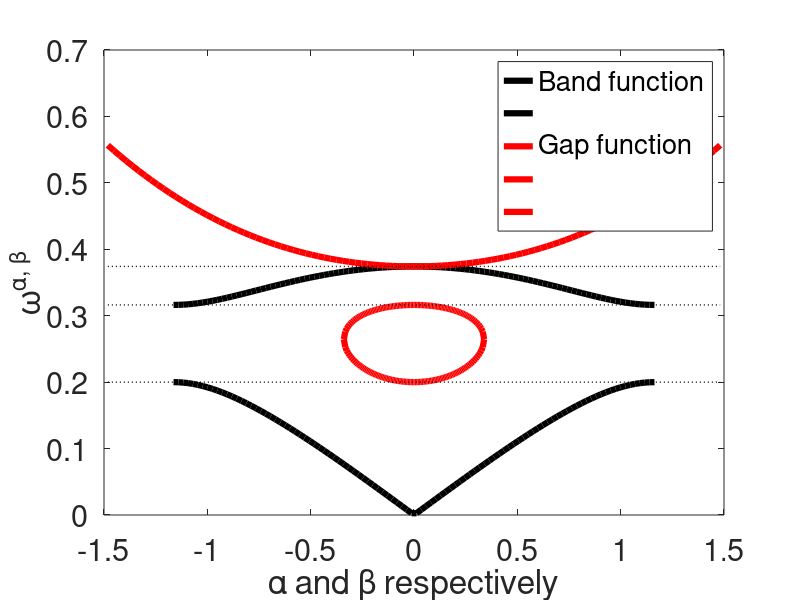

Write MATLAB code to recreate this figure.
%{
    ----------------------------------------------------------------
    Author(s):    [Erik Orvehed HILTUNEN , Yannick DE BRUIJN]
    Date:         [November 2024]
    Description:  [Subwavelength Spectral Plot for a 1D Dimer Chain]
    ----------------------------------------------------------------
%}

% Objective:
%   Generate a spectral plot for a dimer resonator chain. 
%   A complete derivation of the formula used in this implementation 
%   can be found in arXiv:2409.14537.

clear all;
close all;

% --- Set the parameters ---
    delta = 0.01;       % Contrast (jump of the normal derivative)
    s_1 = 0.2;          % Spacing between first and second resonator
    s_2 = 0.5;          % Spacing between second and first resonator
    N_points = 100;     % Discretisation points used in plot
    L = s_1 + s_2 + 2;  % Length of the unit cell.

% --- Define the Bandfunctions in the subwavelength regime ---
    f_1 = @(x) sqrt(delta) * sqrt((1/s_1 + 1/s_2)     + sqrt(1/(s_1)^2     + 1/(s_2)^2 + 2/(s_1*s_2)* cos(x * L)));
    f_2 = @(x) sqrt(delta) * sqrt((1/s_1 + 1/s_2)     - sqrt(1/(s_1)^2     + 1/(s_2)^2 + 2/(s_1*s_2)* cos(x * L)));
    f_3 = @(x) sqrt(delta) * sqrt(abs((1/s_1 + 1/s_2) - sqrt(abs(1/(s_1)^2 + 1/(s_2)^2 - 2/(s_1*s_2)*cosh(x * L)))));
    f_4 = @(x) sqrt(delta) * sqrt(abs((1/s_1 + 1/s_2) + sqrt(abs(1/(s_1)^2 + 1/(s_2)^2 - 2/(s_1*s_2)*cosh(x * L)))));
    f_5 = @(x) sqrt(delta) * sqrt(abs((1/s_1 + 1/s_2) + sqrt(abs(1/(s_1)^2 + 1/(s_2)^2 + 2/(s_1*s_2)*cosh(x * L)))));

% --- Define the range for x ---
    % Plot real Bands over the first Brillouin zone
    x_range = linspace(-pi/L, pi/L, N_points);      

    % Plot the complex bands over some ranges
    beta_bound = acosh((1/2) * (s_2^2 + s_1^2)/(s_1*s_2)); 
    beta_range = linspace(- (1/L) * beta_bound, (1/L) * beta_bound, N_points);
    beta_range_2 = linspace(-4/L, 4/L, N_points);   

% --- Evaluate the functions on the grid ---
    y_values_1 = real(f_1(x_range));        % Real Band
    y_values_2 = real(f_2(x_range));        % Real Band
    y_values_3 = real(f_3(beta_range));     % Complex Band
    y_values_4 = real(f_4(beta_range));     % Complex Band
    y_values_5 = real(f_5(beta_range_2));   % Complex Band

% --- Plotting the spectral Bands ---
    figure;
    lw = 4.5;   % Linewidth
    fs = 18;    % Fontsize
    
    % Plotting of the Bands
    plot(x_range, y_values_1, 'k', 'LineWidth', lw);
    hold on;
    pbaspect([8 6 1]); % Set the ratio to 10:6
    plot(x_range, y_values_2     , 'k', 'LineWidth', lw);
    plot(beta_range, y_values_3  , 'r', 'LineWidth', lw);
    plot(beta_range, y_values_4  , 'r', 'LineWidth', lw);
    plot(beta_range_2, y_values_5, 'r', 'LineWidth', lw);
    
    % Horizontal lines separating the Band and Bandgap
    y_val = f_1(pi/L);
    line([-4/L, 4/L], [y_val, y_val], 'Color', 'k', 'LineStyle', ':', 'LineWidth', 1);
    b_val = f_2(pi/L);
    line([-4/L, 4/L], [b_val, b_val], 'Color', 'k', 'LineStyle', ':', 'LineWidth', 1);
    g_val = f_1(0);
    line([-4/L, 4/L], [g_val, g_val], 'Color', 'k', 'LineStyle', ':', 'LineWidth', 1);
    
    % Adding labels, legend and ticks
    xlabel('\alpha and \beta respectively', 'FontSize', fs);
    ylabel('\omega^{\alpha, \beta}', 'FontSize', fs);
    legend('Band function', '', 'Gap function', '', '', 'Location', 'northeast', 'FontSize', fs+2);
    set(gca, 'FontSize', fs+4); 
    saveas(gcf, 'Band_1D_Dimer_correct.pdf');
    hold off;

